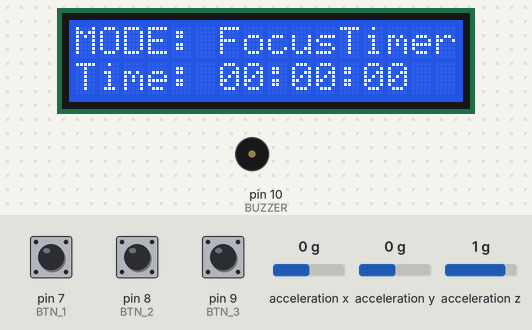
A sketch run on a simulated Arduino Uno, built with avr-gcc and run on an emulated ATmega328P. Parts: 16×2 character LCD, buzzer (waves = sounding). Inputs (shaded band) come from the test bench; at power-on: pin 7 (BTN_1) HIGH, pin 8 (BTN_2) HIGH, pin 9 (BTN_3) HIGH, acceleration x 0 g, acceleration y 0 g, acceleration z 1 g.

Above: at 2.1 s.
2.2 s: pin 7 (BTN_1) pulled LOW for 0.15 s
At 3.5 s:
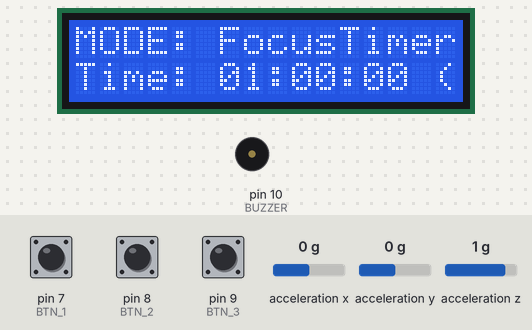
3.8 s: pin 8 (BTN_2) pulled LOW for 0.15 s
At 5.3 s:
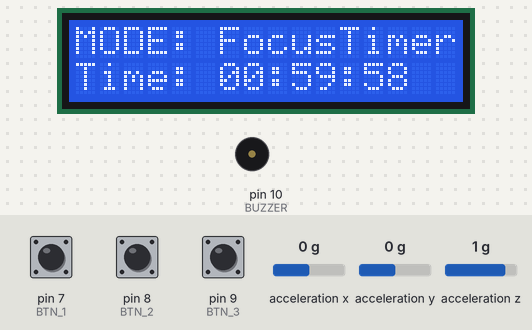
5.5 s: pin 8 (BTN_2) pulled LOW for 1 s
At 6.9 s:
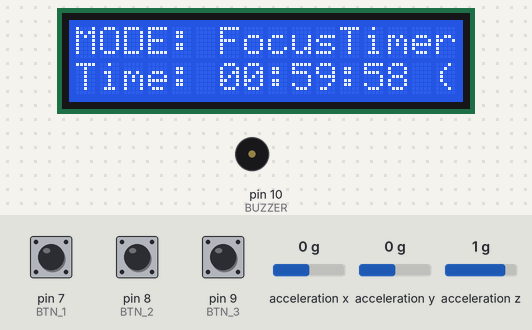
8.0 s: pin 7 (BTN_1) pulled LOW for 1 s
At 9.3 s:
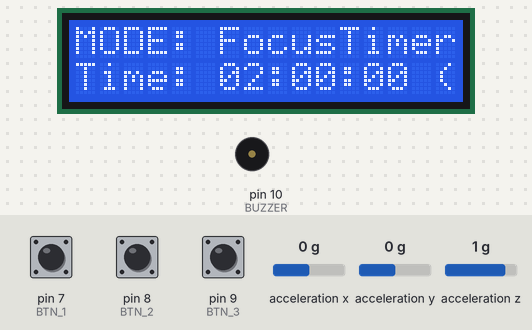
10.5 s: pin 9 (BTN_3) pulled LOW for 0.15 s
At 10.69 s:
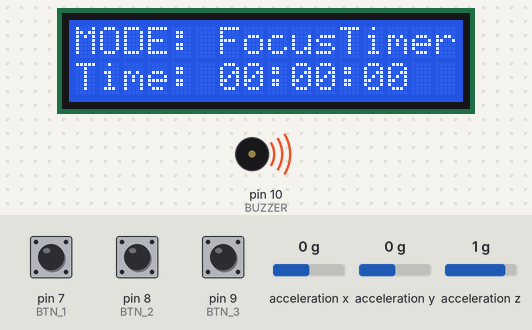
12.2 s: pin 9 (BTN_3) pulled LOW for 3.2 s
At 16.4 s:
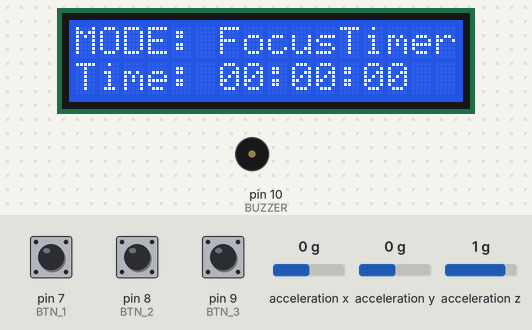
Timing chart, 0 to 17.9 s (numbered marks = the images above; inputs shaded):
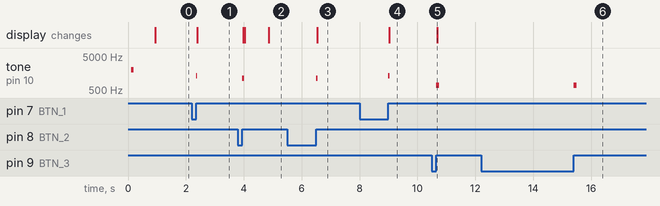

The sketch:

Productivity-Desk-Companion.ino
```cpp
#include <Wire.h>
#include <LiquidCrystal_I2C.h>
#include <Adafruit_Sensor.h>
#include <Adafruit_ADXL345_U.h>

// --- HARDWARE PIN ASSIGNMENTS ---
const int BTN_1 = 7;     // Action Button (Add Hour / Log Water)
const int BTN_2 = 8;     // Toggle Button (Start/Pause Timer)
const int BTN_3 = 9;     // Reset Button
const int BUZZER = 10;   // 2-Wire Buzzer

// --- INITIALIZE SENSORS & DISPLAY ---
LiquidCrystal_I2C lcd(0x27, 16, 2);
Adafruit_ADXL345_Unified accel = Adafruit_ADXL345_Unified(12345);

// --- SYSTEM STATES ---
int currentMode = 0; // 0 = Timer, 1 = Water Tracker, 2 = Temperature Monitor
unsigned long lastModeChangeTime = 0;
const int SHAKE_THRESHOLD = 14; // How hard you need to shake the box to change modes

// --- MODE VARIABLES ---
unsigned long timerDuration = 0;
unsigned long timerStartTime = 0;
unsigned long timerRemaining = 0;
bool timerRunning = false;

int waterCount = 0;
const int WATER_GOAL = 8;
unsigned long waterResetTimer = 0;

unsigned long lastTempCheck = 0;
float currentTempCelsius = 24.5;

float lastX = 0, lastY = 0;

// --- BUTTON DEBOUNCE FILTER ---
// Ensures clicks are registered cleanly without freezing
bool isButtonPressed(int pin) {
  if (digitalRead(pin) == LOW) {
    delay(50); // Wait for physical button contacts to settle
    if (digitalRead(pin) == LOW) {
      while(digitalRead(pin) == LOW); // Wait for button release
      return true;
    }
  }
  return false;
}

void setup() {
  pinMode(BTN_1, INPUT_PULLUP);
  pinMode(BTN_2, INPUT_PULLUP);
  pinMode(BTN_3, INPUT_PULLUP);
  pinMode(BUZZER, OUTPUT);

  lcd.init();
  lcd.backlight();
  lcd.clear();
  lcd.print("Companion Box");
  lcd.setCursor(0, 1);
  lcd.print("3 Modes Active");

  if(!accel.begin()) {
    lcd.clear();
    lcd.print("No ADXL345 Found");
    while(1);
  }
  accel.setRange(ADXL345_RANGE_16_G);

  sensors_event_t event;
  accel.getEvent(&event);
  lastX = event.acceleration.x;
  lastY = event.acceleration.y;

  // Wake up Analog-to-Digital features for internal temp sensing
  ADCSRA |= _BV(ADEN);
  delay(10);

  tone(BUZZER, 2000, 100);
  delay(800);
  lcd.clear();
}

void loop() {
  unsigned long currentTime = millis();
  sensors_event_t event;
  accel.getEvent(&event);

  // --- 1. SHAKE DETECTION TO SWITCH MODES ---
  float deltaX = abs(event.acceleration.x - lastX);
  float deltaY = abs(event.acceleration.y - lastY);
  float sideToSideShake = deltaX + deltaY;

  lastX = event.acceleration.x;
  lastY = event.acceleration.y;

  // Cycles through 3 pages smoothly: 0, 1, 2
  if (sideToSideShake > SHAKE_THRESHOLD && (currentTime - lastModeChangeTime > 1200)) {
    currentMode = (currentMode + 1) % 3;
    lastModeChangeTime = currentTime;
    tone(BUZZER, 1300, 50);
    lcd.clear();
  }

  // --- 2. BACKGROUND 24-HOUR CLOCK ---
  if (currentTime - waterResetTimer >= 86400000) {
    waterCount = 0;
    waterResetTimer = currentTime;
  }

  // --- 3. RUN ACTIVE FEATURE MODE ---
  switch (currentMode) {
    case 0: handleTimerMode(currentTime); break;
    case 1: handleWaterMode(); break;
    case 2: handleTempMode(currentTime); break;
  }

  delay(20);
}

// --- ACTIVE SUBMODULE PAGES ---

void handleTimerMode(unsigned long currentTime) {
  if (timerRunning) {
    unsigned long elapsed = currentTime - timerStartTime;
    if (elapsed >= timerDuration) {
      timerDuration = 0;
      timerRunning = false;
      lcd.clear();
      lcd.print("   TIME UP!!   ");
      for(int i=0; i<4; i++) {
        tone(BUZZER, 1200, 300); delay(400);
      }
      lcd.clear();
    } else {
      timerRemaining = timerDuration - elapsed;
    }
  }

  // Button 1: Add 1 Hour
  if (isButtonPressed(BTN_1)) {
    if (!timerRunning) {
      timerDuration += 3600000;
      timerRemaining = timerDuration;
      tone(BUZZER, 1300, 40);
      lcd.clear();
    }
  }

  // Button 2: Toggle Start/Pause
  if (isButtonPressed(BTN_2)) {
    if (timerDuration > 0) {
      timerRunning = !timerRunning;
      if (timerRunning) {
        timerStartTime = currentTime - (timerDuration - timerRemaining);
      }
      tone(BUZZER, 1100, 60);
      lcd.clear();
    }
  }

  // Button 3: Reset Timer
  if (isButtonPressed(BTN_3)) {
    timerDuration = 0;
    timerRemaining = 0;
    timerRunning = false;
    tone(BUZZER, 700, 100);
    lcd.clear();
  }

  unsigned long seconds = timerRemaining / 1000;
  unsigned long minutes = seconds / 60;
  unsigned long hours = minutes / 60;
  seconds %= 60;
  minutes %= 60;

  lcd.setCursor(0, 0);
  lcd.print("MODE: FocusTimer");
  lcd.setCursor(0, 1);
  lcd.print("Time: ");
  if(hours < 10) lcd.print("0"); lcd.print(hours); lcd.print(":");
  if(minutes < 10) lcd.print("0"); lcd.print(minutes); lcd.print(":");
  if(seconds < 10) lcd.print("0"); lcd.print(seconds);
  if(!timerRunning && timerDuration > 0) lcd.print(" (P)");
  else lcd.print("    ");
}

void handleWaterMode() {
  // Button 1: Add Glass
  if (isButtonPressed(BTN_1)) {
    waterCount++;
    tone(BUZZER, 1700, 60);
    lcd.clear();
  }

  // Button 3: Deduct Glass
  if (isButtonPressed(BTN_3)) {
    if(waterCount > 0) waterCount--;
    tone(BUZZER, 800, 60);
    lcd.clear();
  }

  lcd.setCursor(0, 0);
  lcd.print("MODE: Water Log ");
  lcd.setCursor(0, 1);
  lcd.print("Glasses: ");
  lcd.print(waterCount);
  lcd.print("/");
  lcd.print(WATER_GOAL);
  if (waterCount >= WATER_GOAL) lcd.print(" Done!");
  else lcd.print("      ");
}

void handleTempMode(unsigned long currentTime) {
  if (currentTime - lastTempCheck >= 2000 || lastTempCheck == 0) {
    // Select internal temperature read channel
    ADMUX = (_BV(REFS1) | _BV(REFS0) | _BV(MUX3));
    delay(5);
    ADCSRA |= _BV(ADSC);
    while (bit_is_set(ADCSRA, ADSC));
    unsigned int rawADC = ADCW;

    if (rawADC > 0) {
      currentTempCelsius = (rawADC - 324.31) / 1.22;
      if(currentTempCelsius < 10 || currentTempCelsius > 45) {
         currentTempCelsius = 24.5;
      }
    }
    // Instantly reset registers back to normal so they don't block digital reads
    ADMUX = _BV(REFS0);
    lastTempCheck = currentTime;
  }

  lcd.setCursor(0, 0);
  lcd.print("MODE: Desk Temp ");
  lcd.setCursor(0, 1);
  lcd.print("Temp: ");
  lcd.print(currentTempCelsius, 1);
  lcd.print((char)223);
  lcd.print("C    ");
}
```

Measured:
- after the input at 2.2 s, tone on pin 10 (BUZZER): silent → 1300 Hz after 0.15 s, → silent 0.04 s later; the display: changes after 0.19 s (image 1)
- after the input at 3.8 s, tone on pin 10 (BUZZER): silent → 1100 Hz after 0.15 s, → silent 0.06 s later; the display: first changes after 0.19 s (image 2 shows a later state)
- after the input at 5.5 s, tone on pin 10 (BUZZER): silent → 1100 Hz after 1.0 s, → silent 0.06 s later; the display: changes after 1.0 s (image 3)
- after the input at 8.0 s, tone on pin 10 (BUZZER): silent → 1300 Hz after 1.0 s, → silent 0.04 s later; the display: changes after 1.0 s (image 4)
- after the input at 10.5 s, tone on pin 10 (BUZZER): silent → 700 Hz after 0.15 s, → silent 0.10 s later; the display: changes after 0.19 s (image 5)
- after the input at 12.2 s, tone on pin 10 (BUZZER): silent → 700 Hz after 3.2 s, → silent 0.10 s later
